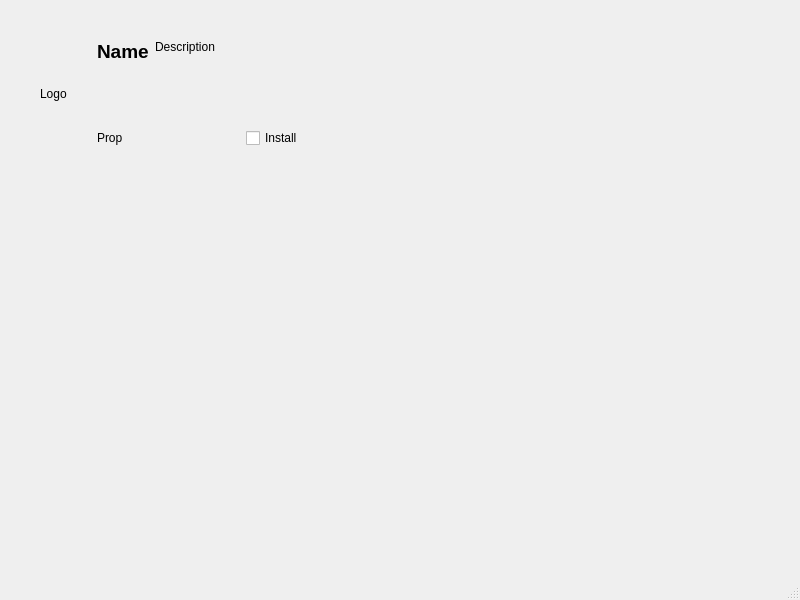
<?xml version="1.0" encoding="UTF-8"?>
<ui version="4.0">
 <class>MainWindow</class>
 <widget class="QMainWindow" name="MainWindow">
  <property name="geometry">
   <rect>
    <x>0</x>
    <y>0</y>
    <width>800</width>
    <height>600</height>
   </rect>
  </property>
  <property name="windowTitle">
   <string>MainWindow</string>
  </property>
  <widget class="QWidget" name="centralwidget">
   <widget class="QWidget" name="layoutWidget">
    <property name="geometry">
     <rect>
      <x>40</x>
      <y>40</y>
      <width>263</width>
      <height>108</height>
     </rect>
    </property>
    <layout class="QHBoxLayout" name="horizontalLayout" stretch="1,4">
     <item>
      <widget class="QLabel" name="labelLogo">
       <property name="text">
        <string>Logo</string>
       </property>
      </widget>
     </item>
     <item>
      <layout class="QVBoxLayout" name="verticalLayout">
       <item>
        <layout class="QHBoxLayout" name="horizontalLayout_soft" stretch="1,4">
         <item>
          <widget class="QLabel" name="labelName">
           <property name="font">
            <font>
             <pointsize>14</pointsize>
             <bold>true</bold>
            </font>
           </property>
           <property name="text">
            <string>Name</string>
           </property>
           <property name="alignment">
            <set>Qt::AlignLeading|Qt::AlignLeft|Qt::AlignTop</set>
           </property>
          </widget>
         </item>
         <item>
          <widget class="QLabel" name="labelDescription">
           <property name="text">
            <string>Description</string>
           </property>
           <property name="alignment">
            <set>Qt::AlignLeading|Qt::AlignLeft|Qt::AlignTop</set>
           </property>
           <property name="wordWrap">
            <bool>true</bool>
           </property>
          </widget>
         </item>
        </layout>
       </item>
       <item>
        <layout class="QHBoxLayout" name="horizontalLayout_buttons" stretch="6,0">
         <item>
          <widget class="QLabel" name="labelProp">
           <property name="text">
            <string>Prop</string>
           </property>
          </widget>
         </item>
         <item>
          <widget class="QCheckBox" name="checkBox">
           <property name="autoFillBackground">
            <bool>true</bool>
           </property>
           <property name="text">
            <string>Install</string>
           </property>
           <property name="checkable">
            <bool>true</bool>
           </property>
           <property name="checked">
            <bool>false</bool>
           </property>
           <property name="tristate">
            <bool>false</bool>
           </property>
          </widget>
         </item>
        </layout>
       </item>
      </layout>
     </item>
    </layout>
   </widget>
  </widget>
  <widget class="QMenuBar" name="menubar">
   <property name="geometry">
    <rect>
     <x>0</x>
     <y>0</y>
     <width>800</width>
     <height>23</height>
    </rect>
   </property>
  </widget>
  <widget class="QStatusBar" name="statusbar"/>
 </widget>
 <resources/>
 <connections/>
</ui>
